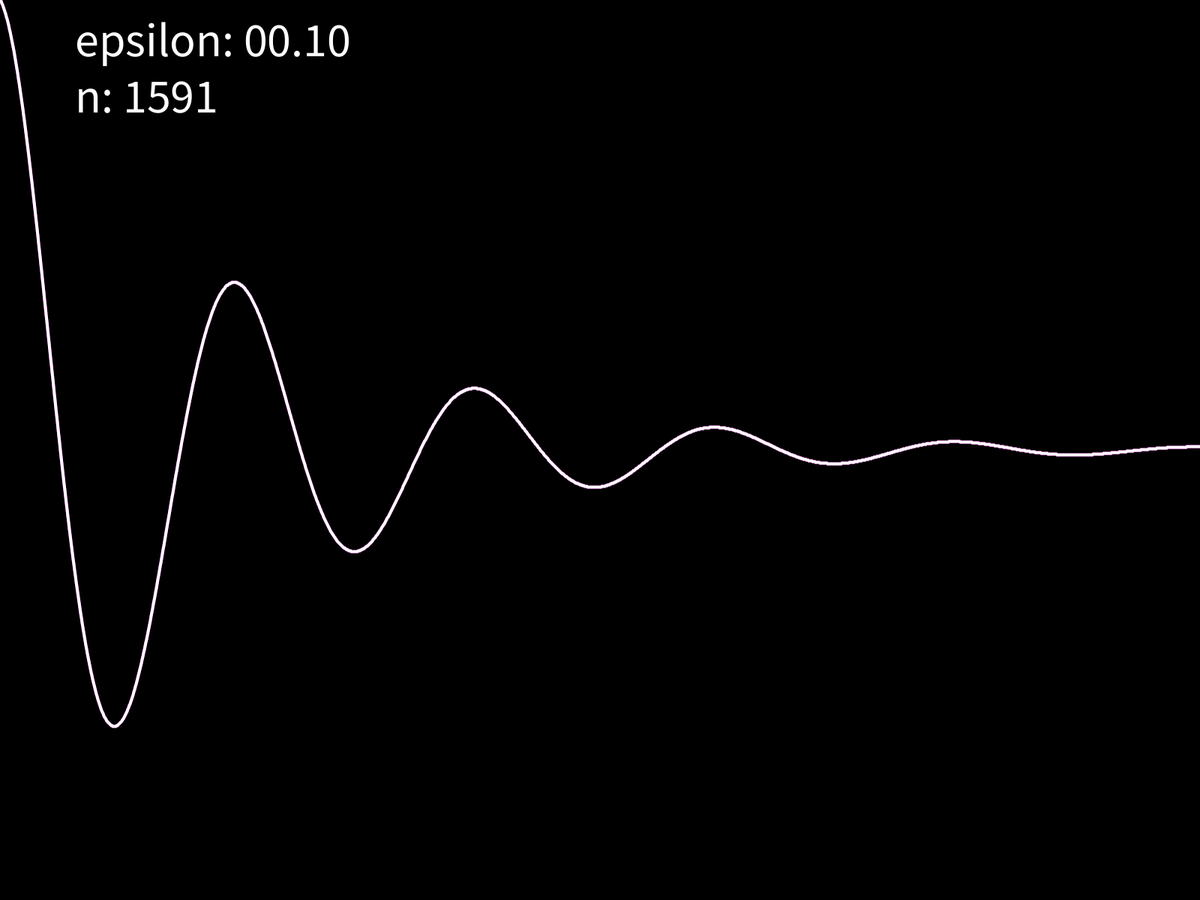
Frame 1 (no input)
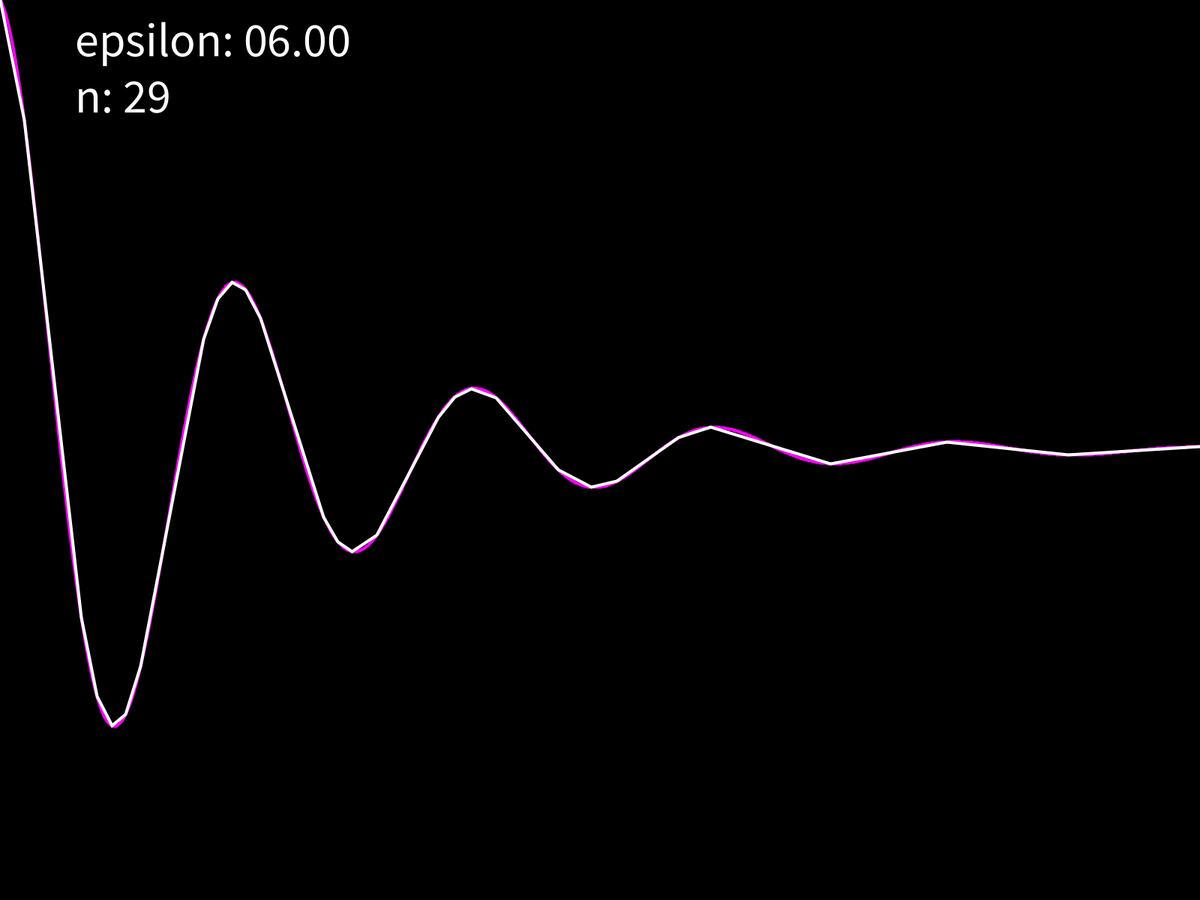
Frame 60 (the mouse pressed at the canvas centre just before this capture)
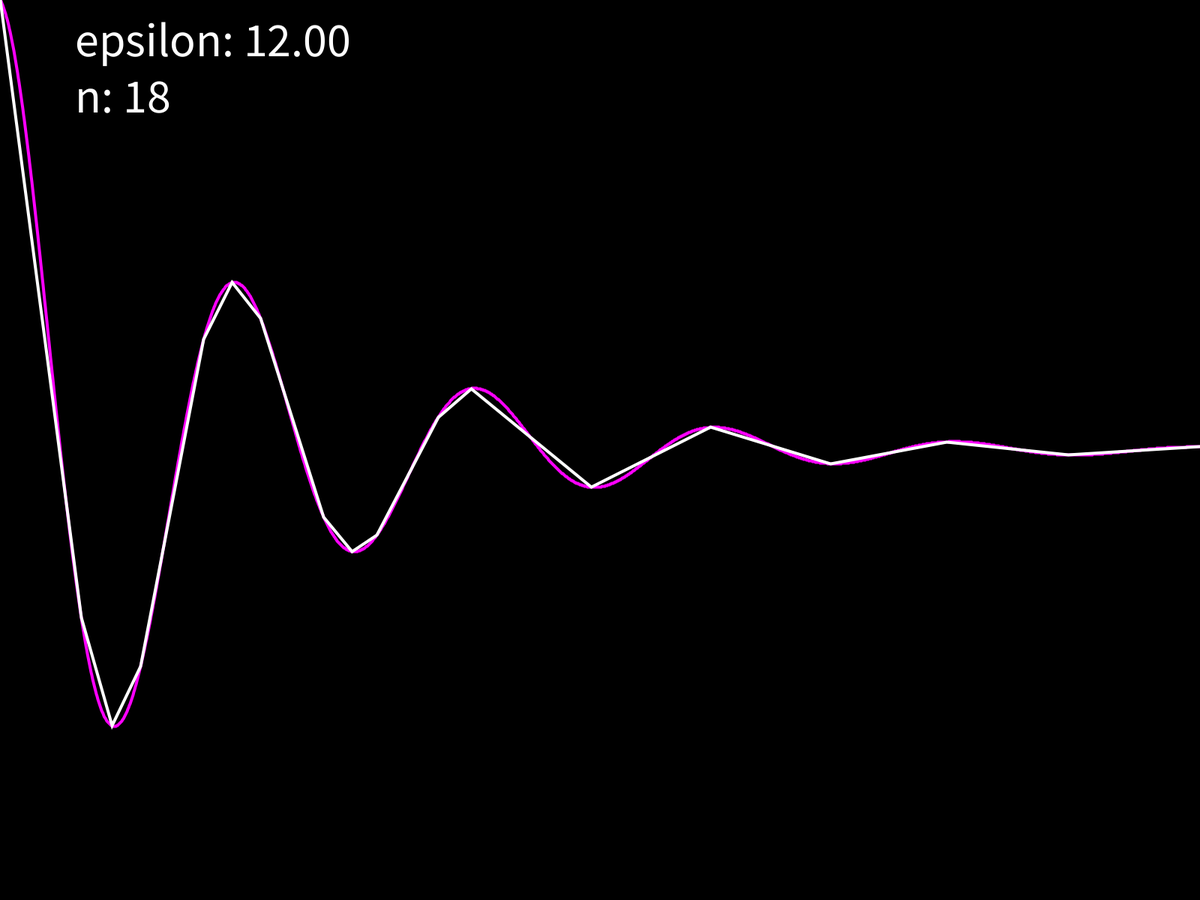
Frame 120 (the mouse held since frame 60 and released just before this capture)

The Processing sketch that drew these frames (run headless with seeded random() and noise(); from frame 60 on, the mouse is pressed at the canvas centre):

// Processing sketch: CC_152_RDP
// ── CC_152_RDP.pde
// Daniel Shiffman
// https://thecodingtrain.com/CodingChallenges/152-rdp-algorithm.html
// https://youtu.be/nSYw9GrakjY
// https://editor.p5js.org/codingtrain/sketches/SQjSugKn6

ArrayList<PVector> allPoints = new ArrayList<PVector>();
float epsilon = 0;

void setup() {
  fullScreen();
  // size(600, 400);
  for (int x = 0; x < width; x++) {
    float xval = map(x, 0, width, 0, 5);
    float yval = exp(-xval) * cos(TWO_PI*xval);
    float y = map(yval, -1, 1, height, 0);
    allPoints.add(new PVector(x, y));
  }
}

void rdp(int startIndex, int endIndex, ArrayList<PVector> allPoints, ArrayList<PVector> rdpPoints) {
  int nextIndex = findFurthest(allPoints, startIndex, endIndex);
  if (nextIndex > 0) {
    if (startIndex != nextIndex) {
      rdp(startIndex, nextIndex, allPoints, rdpPoints);
    }
    rdpPoints.add(allPoints.get(nextIndex));
    if (endIndex != nextIndex) {
      rdp(nextIndex, endIndex, allPoints, rdpPoints);
    }
  }
}

int findFurthest(ArrayList<PVector> points, int a, int b) {
  float recordDistance = -1;
  PVector start = points.get(a);
  PVector end = points.get(b);
  int furthestIndex = -1;
  for (int i = a+1; i < b; i++) {
    PVector currentPoint = points.get(i);
    float d = lineDist(currentPoint, start, end);
    if (d > recordDistance) {
      recordDistance = d;
      furthestIndex = i;
    }
  }
  if (recordDistance > epsilon) {
    return furthestIndex;
  } else {
    return -1;
  }
}

float lineDist(PVector c, PVector a, PVector b) {
  PVector norm = scalarProjection(c, a, b);
  return PVector.dist(c, norm);
}

PVector scalarProjection(PVector p, PVector a, PVector b) {
  PVector ap = PVector.sub(p, a);
  PVector ab = PVector.sub(b, a);
  ab.normalize(); // Normalize the line
  ab.mult(ap.dot(ab));
  PVector normalPoint = PVector.add(a, ab);
  return normalPoint;
}


void draw() {
  background(0);

  ArrayList<PVector> rdpPoints = new ArrayList<PVector>();

  int total = allPoints.size();
  PVector start = allPoints.get(0);
  PVector end = allPoints.get(total-1);
  rdpPoints.add(start);
  rdp(0, total-1, allPoints, rdpPoints);
  rdpPoints.add(end);
  println(allPoints.size(), rdpPoints.size());

  epsilon += 0.1;
  if (epsilon > 100) {
    epsilon = 0;
  }

  stroke(255, 0, 255);
  strokeWeight(4);
  noFill();
  beginShape();
  for (PVector v : allPoints) {
    vertex(v.x, v.y);
  }
  endShape();

  stroke(255);
  strokeWeight(4);
  beginShape();
  for (PVector v : rdpPoints) {
    vertex(v.x, v.y);
  }
  endShape();
  fill(255);
  textSize(64);
  text("epsilon: " + nf(epsilon,2,2), 100, 75);
  text("n: " + rdpPoints.size(), 100, 150);
}
